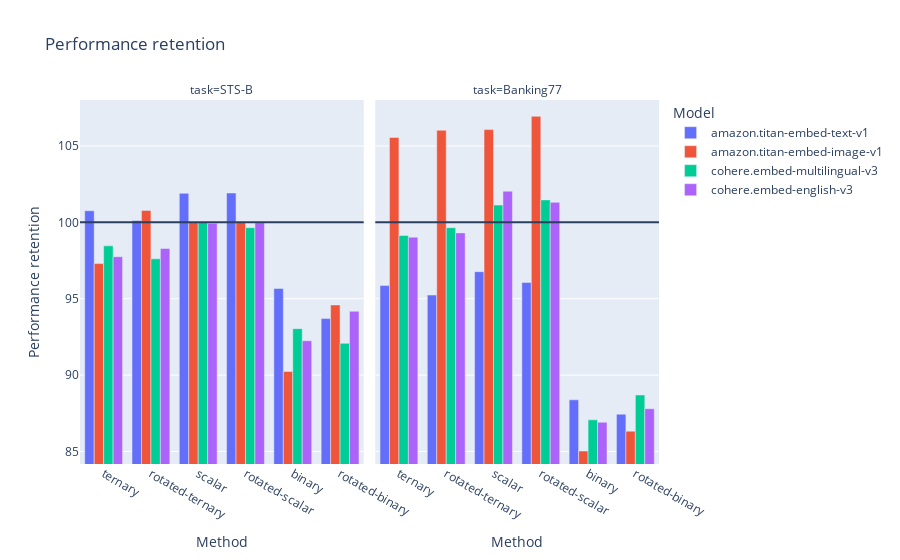

Notebook code for this chart:
### Code cell
import plotly.express as px

fig = px.bar(df.query("type!='classic'"), x = "type", y = "performance_retention", color = "model_id", barmode="group", 
       range_y=[df['performance_retention'].min()*0.99, df['performance_retention'].max()*1.01],
       category_orders={"type":["binary" "rotated-binary", "ternary", "rotated-ternary", "scalar", "rotated-scalar"]}, 
       labels = {"performance_retention":"Performance retention", "type":"Method", "model_id":"Model"},
       title = "Performance retention", facet_col= "task")

fig.add_hline(y=100)

fig.show()

### Figure 1 — Plotly figure (JSON) as saved in the notebook; plotly's stock layout.template omitted (floating-point values rounded to 4 significant figures)
{"data": [{"alignmentgroup": "True", "hovertemplate": "Model=amazon.titan-embed-text-v1<br>task=STS-B<br>Method=%{x}<br>Performance retention=%{y}<extra></extra>", "legendgroup": "amazon.titan-embed-text-v1", "marker": {"color": "#636efa", "pattern": {"shape": ""}}, "name": "amazon.titan-embed-text-v1", "offsetgroup": "amazon.titan-embed-text-v1", "orientation": "v", "showlegend": true, "textposition": "auto", "type": "bar", "x": ["binary", "scalar", "ternary", "rotated-ternary", "rotated-binary", "rotated-scalar"], "xaxis": "x", "y": [95.67, 101.9, 100.8, 100.1, 93.7, 101.9], "yaxis": "y"}, {"alignmentgroup": "True", "hovertemplate": "Model=amazon.titan-embed-text-v1<br>task=Banking77<br>Method=%{x}<br>Performance retention=%{y}<extra></extra>", "legendgroup": "amazon.titan-embed-text-v1", "marker": {"color": "#636efa", "pattern": {"shape": ""}}, "name": "amazon.titan-embed-text-v1", "offsetgroup": "amazon.titan-embed-text-v1", "orientation": "v", "showlegend": false, "textposition": "auto", "type": "bar", "x": ["binary", "scalar", "ternary", "rotated-ternary", "rotated-binary", "rotated-scalar"], "xaxis": "x2", "y": [88.38, 96.77, 95.86, 95.24, 87.44, 96.07], "yaxis": "y2"}, {"alignmentgroup": "True", "hovertemplate": "Model=amazon.titan-embed-image-v1<br>task=STS-B<br>Method=%{x}<br>Performance retention=%{y}<extra></extra>", "legendgroup": "amazon.titan-embed-image-v1", "marker": {"color": "#EF553B", "pattern": {"shape": ""}}, "name": "amazon.titan-embed-image-v1", "offsetgroup": "amazon.titan-embed-image-v1", "orientation": "v", "showlegend": true, "textposition": "auto", "type": "bar", "x": ["binary", "scalar", "ternary", "rotated-ternary", "rotated-binary", "rotated-scalar"], "xaxis": "x", "y": [90.24, 100.0, 97.3, 100.8, 94.59, 100.0], "yaxis": "y"}, {"alignmentgroup": "True", "hovertemplate": "Model=amazon.titan-embed-image-v1<br>task=Banking77<br>Method=%{x}<br>Performance retention=%{y}<extra></extra>", "legendgroup": "amazon.titan-embed-image-v1", "marker": {"color": "#EF553B", "pattern": {"shape": ""}}, "name": "amazon.titan-embed-image-v1", "offsetgroup": "amazon.titan-embed-image-v1", "orientation": "v", "showlegend": false, "textposition": "auto", "type": "bar", "x": ["binary", "scalar", "ternary", "rotated-ternary", "rotated-binary", "rotated-scalar"], "xaxis": "x2", "y": [85.03, 106.1, 105.6, 106.0, 86.33, 106.9], "yaxis": "y2"}, {"alignmentgroup": "True", "hovertemplate": "Model=cohere.embed-multilingual-v3<br>task=STS-B<br>Method=%{x}<br>Performance retention=%{y}<extra></extra>", "legendgroup": "cohere.embed-multilingual-v3", "marker": {"color": "#00cc96", "pattern": {"shape": ""}}, "name": "cohere.embed-multilingual-v3", "offsetgroup": "cohere.embed-multilingual-v3", "orientation": "v", "showlegend": true, "textposition": "auto", "type": "bar", "x": ["scalar", "binary", "ternary", "rotated-ternary", "rotated-scalar", "rotated-binary"], "xaxis": "x", "y": [100.0, 93.04, 98.46, 97.61, 99.65, 92.08], "yaxis": "y"}, {"alignmentgroup": "True", "hovertemplate": "Model=cohere.embed-multilingual-v3<br>task=Banking77<br>Method=%{x}<br>Performance retention=%{y}<extra></extra>", "legendgroup": "cohere.embed-multilingual-v3", "marker": {"color": "#00cc96", "pattern": {"shape": ""}}, "name": "cohere.embed-multilingual-v3", "offsetgroup": "cohere.embed-multilingual-v3", "orientation": "v", "showlegend": false, "textposition": "auto", "type": "bar", "x": ["scalar", "binary", "ternary", "rotated-ternary", "rotated-scalar", "rotated-binary"], "xaxis": "x2", "y": [101.1, 87.07, 99.14, 99.65, 101.5, 88.7], "yaxis": "y2"}, {"alignmentgroup": "True", "hovertemplate": "Model=cohere.embed-english-v3<br>task=STS-B<br>Method=%{x}<br>Performance retention=%{y}<extra></extra>", "legendgroup": "cohere.embed-english-v3", "marker": {"color": "#ab63fa", "pattern": {"shape": ""}}, "name": "cohere.embed-english-v3", "offsetgroup": "cohere.embed-english-v3", "orientation": "v", "showlegend": true, "textposition": "auto", "type": "bar", "x": ["scalar", "binary", "ternary", "rotated-ternary", "rotated-scalar", "rotated-binary"], "xaxis": "x", "y": [99.94, 92.25, 97.75, 98.29, 99.98, 94.18], "yaxis": "y"}, {"alignmentgroup": "True", "hovertemplate": "Model=cohere.embed-english-v3<br>task=Banking77<br>Method=%{x}<br>Performance retention=%{y}<extra></extra>", "legendgroup": "cohere.embed-english-v3", "marker": {"color": "#ab63fa", "pattern": {"shape": ""}}, "name": "cohere.embed-english-v3", "offsetgroup": "cohere.embed-english-v3", "orientation": "v", "showlegend": false, "textposition": "auto", "type": "bar", "x": ["scalar", "binary", "ternary", "rotated-ternary", "rotated-scalar", "rotated-binary"], "xaxis": "x2", "y": [102.0, 86.91, 99.03, 99.31, 101.3, 87.8], "yaxis": "y2"}], "layout": {"annotations": [{"showarrow": false, "text": "task=STS-B", "x": 0.245, "xanchor": "center", "xref": "paper", "y": 1, "yanchor": "bottom", "yref": "paper"}, {"showarrow": false, "text": "task=Banking77", "x": 0.755, "xanchor": "center", "xref": "paper", "y": 1, "yanchor": "bottom", "yref": "paper"}], "barmode": "group", "legend": {"title": {"text": "Model"}, "tracegroupgap": 0}, "shapes": [{"type": "line", "x0": 0, "x1": 1, "xref": "x domain", "y0": 100, "y1": 100, "yref": "y"}, {"type": "line", "x0": 0, "x1": 1, "xref": "x2 domain", "y0": 100, "y1": 100, "yref": "y2"}], "title": {"text": "Performance retention"}, "xaxis": {"anchor": "y", "categoryarray": ["binaryrotated-binary", "ternary", "rotated-ternary", "scalar", "rotated-scalar"], "categoryorder": "array", "domain": [0, 0.49], "title": {"text": "Method"}}, "xaxis2": {"anchor": "y2", "categoryarray": ["binaryrotated-binary", "ternary", "rotated-ternary", "scalar", "rotated-scalar"], "categoryorder": "array", "domain": [0.51, 1], "matches": "x", "title": {"text": "Method"}}, "yaxis": {"anchor": "x", "domain": [0, 1], "range": [84.18, 108.0], "title": {"text": "Performance retention"}}, "yaxis2": {"anchor": "x2", "domain": [0, 1], "matches": "y", "showticklabels": false}}}
